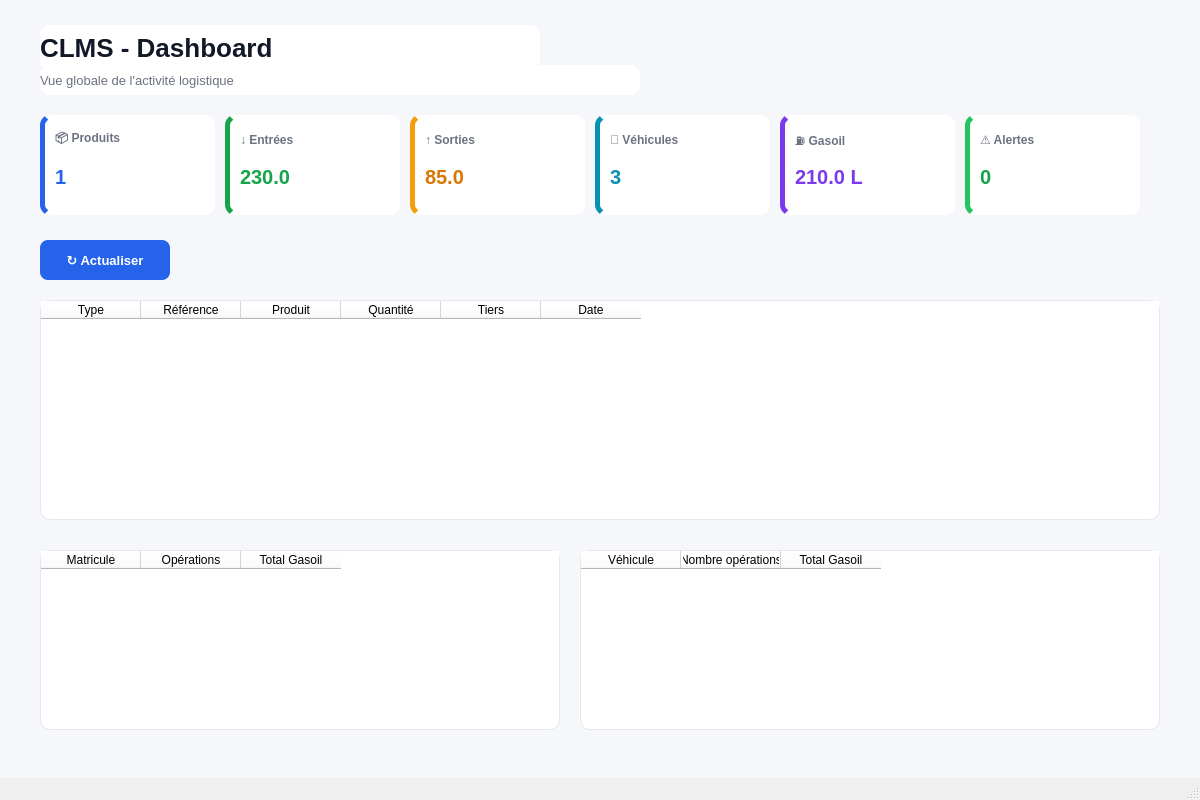
<?xml version="1.0" encoding="UTF-8"?>

<ui version="4.0">
    <class>MainWindow</class>

    <widget class="QMainWindow" name="MainWindow">

        <property name="geometry">
            <rect>
                <x>0</x>
                <y>0</y>
                <width>1200</width>
                <height>800</height>
            </rect>
        </property>

        <property name="windowTitle">
            <string>CLMS - Dashboard</string>
        </property>

        <widget class="QWidget" name="centralwidget">

            <property name="styleSheet">
                <string notr="true">
QWidget#centralwidget {
    background-color: #F5F7FA;
}

QLabel {
    color: #1F2937;
}

QFrame {
    background-color: white;
    border-radius: 10px;
}
                </string>
            </property>

            <!-- ===================================================== -->
            <!-- TITRE -->
            <!-- ===================================================== -->

            <widget class="QLabel" name="lblTitre">
                <property name="geometry">
                    <rect>
                        <x>40</x>
                        <y>25</y>
                        <width>500</width>
                        <height>45</height>
                    </rect>
                </property>

                <property name="styleSheet">
                    <string>
font-size: 26px;
font-weight: bold;
color: #111827;
                    </string>
                </property>

                <property name="text">
                    <string>CLMS - Dashboard</string>
                </property>
            </widget>

            <!-- ===================================================== -->
            <!-- SOUS TITRE -->
            <!-- ===================================================== -->

            <widget class="QLabel" name="lblSousTitre">
                <property name="geometry">
                    <rect>
                        <x>40</x>
                        <y>65</y>
                        <width>600</width>
                        <height>30</height>
                    </rect>
                </property>

                <property name="styleSheet">
                    <string>
font-size: 13px;
color: #6B7280;
                    </string>
                </property>

                <property name="text">
                    <string>Vue globale de l'activité logistique</string>
                </property>
            </widget>

            <!-- ===================================================== -->
            <!-- CARD PRODUITS -->
            <!-- ===================================================== -->

            <widget class="QFrame" name="cardProduits">

                <property name="geometry">
                    <rect>
                        <x>40</x>
                        <y>115</y>
                        <width>175</width>
                        <height>100</height>
                    </rect>
                </property>

                <property name="styleSheet">
                    <string>
QFrame#cardProduits {
    background-color: white;
    border-left: 5px solid #2563EB;
    border-radius: 10px;
}
                    </string>
                </property>

                <widget class="QLabel" name="lblTitreProduits">

                    <property name="geometry">
                        <rect>
                            <x>15</x>
                            <y>12</y>
                            <width>145</width>
                            <height>25</height>
                        </rect>
                    </property>

                    <property name="styleSheet">
                        <string>
font-size: 12px;
font-weight: bold;
color: #6B7280;
                        </string>
                    </property>

                    <property name="text">
                        <string>📦 Produits</string>
                    </property>

                </widget>

                <widget class="QLabel" name="lblProduits">

                    <property name="geometry">
                        <rect>
                            <x>15</x>
                            <y>43</y>
                            <width>150</width>
                            <height>38</height>
                        </rect>
                    </property>

                    <property name="styleSheet">
                        <string>
font-size: 20px;
font-weight: bold;
color: #2563EB;
                        </string>
                    </property>

                    <property name="text">
                        <string>1</string>
                    </property>

                </widget>

            </widget>

            <!-- ===================================================== -->
            <!-- CARD ENTREES -->
            <!-- ===================================================== -->

            <widget class="QFrame" name="cardEntrees">

                <property name="geometry">
                    <rect>
                        <x>225</x>
                        <y>115</y>
                        <width>175</width>
                        <height>100</height>
                    </rect>
                </property>

                <property name="styleSheet">
                    <string>
QFrame#cardEntrees {
    background-color: white;
    border-left: 5px solid #16A34A;
    border-radius: 10px;
}
                    </string>
                </property>

                <widget class="QLabel" name="lblTitreEntrees">

                    <property name="geometry">
                        <rect>
                            <x>15</x>
                            <y>12</y>
                            <width>145</width>
                            <height>25</height>
                        </rect>
                    </property>

                    <property name="styleSheet">
                        <string>
font-size: 12px;
font-weight: bold;
color: #6B7280;
                        </string>
                    </property>

                    <property name="text">
                        <string>↓ Entrées</string>
                    </property>

                </widget>

                <widget class="QLabel" name="lblTotalEntrees">

                    <property name="geometry">
                        <rect>
                            <x>15</x>
                            <y>43</y>
                            <width>155</width>
                            <height>38</height>
                        </rect>
                    </property>

                    <property name="styleSheet">
                        <string>
font-size: 20px;
font-weight: bold;
color: #16A34A;
                        </string>
                    </property>

                    <property name="text">
                        <string>230.0</string>
                    </property>

                </widget>

            </widget>

            <!-- ===================================================== -->
            <!-- CARD SORTIES -->
            <!-- ===================================================== -->

            <widget class="QFrame" name="cardSorties">

                <property name="geometry">
                    <rect>
                        <x>410</x>
                        <y>115</y>
                        <width>175</width>
                        <height>100</height>
                    </rect>
                </property>

                <property name="styleSheet">
                    <string>
QFrame#cardSorties {
    background-color: white;
    border-left: 5px solid #F59E0B;
    border-radius: 10px;
}
                    </string>
                </property>

                <widget class="QLabel" name="lblTitreSorties">

                    <property name="geometry">
                        <rect>
                            <x>15</x>
                            <y>12</y>
                            <width>145</width>
                            <height>25</height>
                        </rect>
                    </property>

                    <property name="styleSheet">
                        <string>
font-size: 12px;
font-weight: bold;
color: #6B7280;
                        </string>
                    </property>

                    <property name="text">
                        <string>↑ Sorties</string>
                    </property>

                </widget>

                <widget class="QLabel" name="lblTotalSorties">

                    <property name="geometry">
                        <rect>
                            <x>15</x>
                            <y>43</y>
                            <width>155</width>
                            <height>38</height>
                        </rect>
                    </property>

                    <property name="styleSheet">
                        <string>
font-size: 20px;
font-weight: bold;
color: #D97706;
                        </string>
                    </property>

                    <property name="text">
                        <string>85.0</string>
                    </property>

                </widget>

            </widget>

            <!-- ===================================================== -->
            <!-- CARD VEHICULES -->
            <!-- ===================================================== -->

            <widget class="QFrame" name="cardVehicules">

                <property name="geometry">
                    <rect>
                        <x>595</x>
                        <y>115</y>
                        <width>175</width>
                        <height>100</height>
                    </rect>
                </property>

                <property name="styleSheet">
                    <string>
QFrame#cardVehicules {
    background-color: white;
    border-left: 5px solid #0891B2;
    border-radius: 10px;
}
                    </string>
                </property>

                <widget class="QLabel" name="lblTitreVehicules">

                    <property name="geometry">
                        <rect>
                            <x>15</x>
                            <y>12</y>
                            <width>145</width>
                            <height>25</height>
                        </rect>
                    </property>

                    <property name="styleSheet">
                        <string>
font-size: 12px;
font-weight: bold;
color: #6B7280;
                        </string>
                    </property>

                    <property name="text">
                        <string>🚛 Véhicules</string>
                    </property>

                </widget>

                <widget class="QLabel" name="lblVehicules">

                    <property name="geometry">
                        <rect>
                            <x>15</x>
                            <y>43</y>
                            <width>150</width>
                            <height>38</height>
                        </rect>
                    </property>

                    <property name="styleSheet">
                        <string>
font-size: 20px;
font-weight: bold;
color: #0891B2;
                        </string>
                    </property>

                    <property name="text">
                        <string>3</string>
                    </property>

                </widget>

            </widget>

            <!-- ===================================================== -->
            <!-- CARD GASOIL -->
            <!-- ===================================================== -->

            <widget class="QFrame" name="cardGasoil">

                <property name="geometry">
                    <rect>
                        <x>780</x>
                        <y>115</y>
                        <width>175</width>
                        <height>100</height>
                    </rect>
                </property>

                <property name="styleSheet">
                    <string>
QFrame#cardGasoil {
    background-color: white;
    border-left: 5px solid #7C3AED;
    border-radius: 10px;
}
                    </string>
                </property>

                <widget class="QLabel" name="lblTitreGasoil">

                    <property name="geometry">
                        <rect>
                            <x>15</x>
                            <y>12</y>
                            <width>145</width>
                            <height>25</height>
                        </rect>
                    </property>

                    <property name="styleSheet">
                        <string>
font-size: 12px;
font-weight: bold;
color: #6B7280;
                        </string>
                    </property>

                    <property name="text">
                        <string>⛽ Gasoil</string>
                    </property>

                </widget>

                <widget class="QLabel" name="lblTotalGasoil">

                    <property name="geometry">
                        <rect>
                            <x>15</x>
                            <y>43</y>
                            <width>155</width>
                            <height>38</height>
                        </rect>
                    </property>

                    <property name="styleSheet">
                        <string>
font-size: 20px;
font-weight: bold;
color: #7C3AED;
                        </string>
                    </property>

                    <property name="text">
                        <string>210.0 L</string>
                    </property>

                </widget>

            </widget>

            <!-- ===================================================== -->
            <!-- CARD ALERTES -->
            <!-- ===================================================== -->

            <widget class="QFrame" name="cardAlertes">

                <property name="geometry">
                    <rect>
                        <x>965</x>
                        <y>115</y>
                        <width>175</width>
                        <height>100</height>
                    </rect>
                </property>

                <property name="styleSheet">
                    <string>
QFrame#cardAlertes {
    background-color: white;
    border-left: 5px solid #22C55E;
    border-radius: 10px;
}
                    </string>
                </property>

                <widget class="QLabel" name="lblTitreAlertes">

                    <property name="geometry">
                        <rect>
                            <x>15</x>
                            <y>12</y>
                            <width>145</width>
                            <height>25</height>
                        </rect>
                    </property>

                    <property name="styleSheet">
                        <string>
font-size: 12px;
font-weight: bold;
color: #6B7280;
                        </string>
                    </property>

                    <property name="text">
                        <string>⚠️ Alertes</string>
                    </property>

                </widget>

                <widget class="QLabel" name="lblAlertes">

                    <property name="geometry">
                        <rect>
                            <x>15</x>
                            <y>43</y>
                            <width>155</width>
                            <height>38</height>
                        </rect>
                    </property>

                    <property name="styleSheet">
                        <string>
font-size: 20px;
font-weight: bold;
color: #16A34A;
                        </string>
                    </property>

                    <property name="text">
                        <string>0</string>
                    </property>

                </widget>

            </widget>

            <!-- ===================================================== -->
            <!-- BOUTON ACTUALISER -->
            <!-- ===================================================== -->

            <widget class="QPushButton" name="btnActualiser">

                <property name="geometry">
                    <rect>
                        <x>40</x>
                        <y>240</y>
                        <width>130</width>
                        <height>40</height>
                    </rect>
                </property>

                <property name="styleSheet">
                    <string>
QPushButton {
    background-color: #2563EB;
    color: white;
    border: none;
    border-radius: 8px;
    font-size: 13px;
    font-weight: bold;
}

QPushButton:hover {
    background-color: #1D4ED8;
}
                    </string>
                </property>

                <property name="text">
                    <string>↻ Actualiser</string>
                </property>

            </widget>

            <!-- ===================================================== -->
            <!-- TABLEAU MOUVEMENTS -->
            <!-- ===================================================== -->

            <widget class="QTableWidget" name="tableMouvements">

                <property name="geometry">
                    <rect>
                        <x>40</x>
                        <y>300</y>
                        <width>1120</width>
                        <height>220</height>
                    </rect>
                </property>

                <property name="columnCount">
                    <number>6</number>
                </property>

                <property name="styleSheet">
                    <string>
QTableWidget {
    background-color: white;
    border: 1px solid #E5E7EB;
    border-radius: 10px;
    gridline-color: #E5E7EB;
    font-size: 13px;
}

QHeaderView::section {
    background-color: #F3F4F6;
    color: #374151;
    font-weight: bold;
    padding: 8px;
    border: none;
}
                    </string>
                </property>

                <column>
                    <property name="text">
                        <string>Type</string>
                    </property>
                </column>

                <column>
                    <property name="text">
                        <string>Référence</string>
                    </property>
                </column>

                <column>
                    <property name="text">
                        <string>Produit</string>
                    </property>
                </column>

                <column>
                    <property name="text">
                        <string>Quantité</string>
                    </property>
                </column>

                <column>
                    <property name="text">
                        <string>Tiers</string>
                    </property>
                </column>

                <column>
                    <property name="text">
                        <string>Date</string>
                    </property>
                </column>

            </widget>

            <!-- ===================================================== -->
            <!-- TABLEAU GASOIL PAR VEHICULE -->
            <!-- ===================================================== -->

            <widget class="QTableWidget" name="tableGasoilVehicules">

                <property name="geometry">
                    <rect>
                        <x>40</x>
                        <y>550</y>
                        <width>520</width>
                        <height>180</height>
                    </rect>
                </property>

                <property name="columnCount">
                    <number>3</number>
                </property>

                <property name="styleSheet">
                    <string>
QTableWidget {
    background-color: white;
    border: 1px solid #E5E7EB;
    border-radius: 10px;
    gridline-color: #E5E7EB;
    font-size: 13px;
}

QHeaderView::section {
    background-color: #F3F4F6;
    color: #374151;
    font-weight: bold;
    padding: 8px;
    border: none;
}
                    </string>
                </property>

                <column>
                    <property name="text">
                        <string>Matricule</string>
                    </property>
                </column>

                <column>
                    <property name="text">
                        <string>Opérations</string>
                    </property>
                </column>

                <column>
                    <property name="text">
                        <string>Total Gasoil</string>
                    </property>
                </column>

            </widget>

            <!-- ===================================================== -->
            <!-- TABLEAU VEHICULES -->
            <!-- ===================================================== -->

            <widget class="QTableWidget" name="tableVehicules">

                <property name="geometry">
                    <rect>
                        <x>580</x>
                        <y>550</y>
                        <width>580</width>
                        <height>180</height>
                    </rect>
                </property>

                <property name="columnCount">
                    <number>3</number>
                </property>

                <property name="styleSheet">
                    <string>
QTableWidget {
    background-color: white;
    border: 1px solid #E5E7EB;
    border-radius: 10px;
    gridline-color: #E5E7EB;
    font-size: 13px;
}

QHeaderView::section {
    background-color: #F3F4F6;
    color: #374151;
    font-weight: bold;
    padding: 8px;
    border: none;
}
                    </string>
                </property>

                <column>
                    <property name="text">
                        <string>Véhicule</string>
                    </property>
                </column>

                <column>
                    <property name="text">
                        <string>Nombre opérations</string>
                    </property>
                </column>

                <column>
                    <property name="text">
                        <string>Total Gasoil</string>
                    </property>
                </column>

            </widget>

        </widget>

        <!-- ===================================================== -->
        <!-- MENU -->
        <!-- ===================================================== -->

        <widget class="QMenuBar" name="menubar">

            <property name="geometry">
                <rect>
                    <x>0</x>
                    <y>0</y>
                    <width>1200</width>
                    <height>22</height>
                </rect>
            </property>

        </widget>

        <!-- ===================================================== -->
        <!-- STATUS BAR -->
        <!-- ===================================================== -->

        <widget class="QStatusBar" name="statusbar"/>

    </widget>

    <resources/>
    <connections/>

</ui>
